Frame 1 (no input): blank canvas, image omitted
Frame 60 (the mouse pressed at the canvas centre just before this capture): blank canvas, image omitted
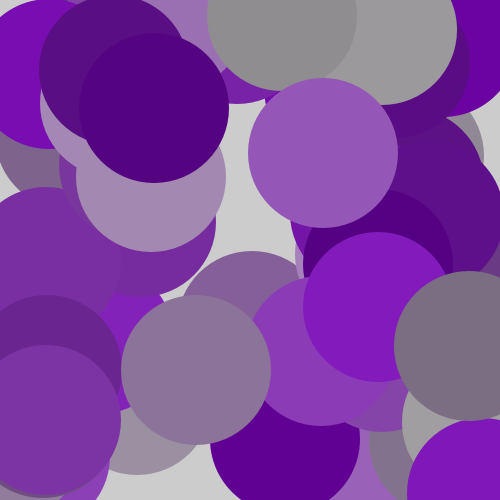
Frame 120 (the mouse held since frame 60 and released just before this capture)

The Processing sketch whose frames 1 and 60 were blank and that drew this single picture after the mouse press (run headless with seeded random() and noise(); from frame 60 on, the mouse is pressed at the canvas centre):

// Processing sketch: sketch_150729a_nice_color_137
// ── sketch_150729a_nice_color_137.pde
void setup(){
  size(500, 500);
}

void draw(){
  if(mousePressed){
    colorMode(RGB, 255, 255, 255);
    background(204);
    
    float h = random(360);
    int num = 50;
    
    float[] hues = getHue(h, num);
    for(float hue : hues){
      colorMode(HSB, 360, 100, 100);
      ellipseMode(CENTER);
      noStroke();
      
      int x = (int) random(width);
      int y = (int) random(height);
      
      fill(hue, random(50, 100), random(50, 100));
      fill(h, random(100), random(50, 75));
      //fill(hue, 100, 100);
      ellipse(x, y, 150, 150);
    }
  }
}

float[] getHue(float start, int num){
  float[] out = new float[num];
  float angle = start;
  for(int i=0; i<num; i++){
    out[i] = angle;
    angle += 137.5;
    angle %= 360; 
  }
  return out;
}
